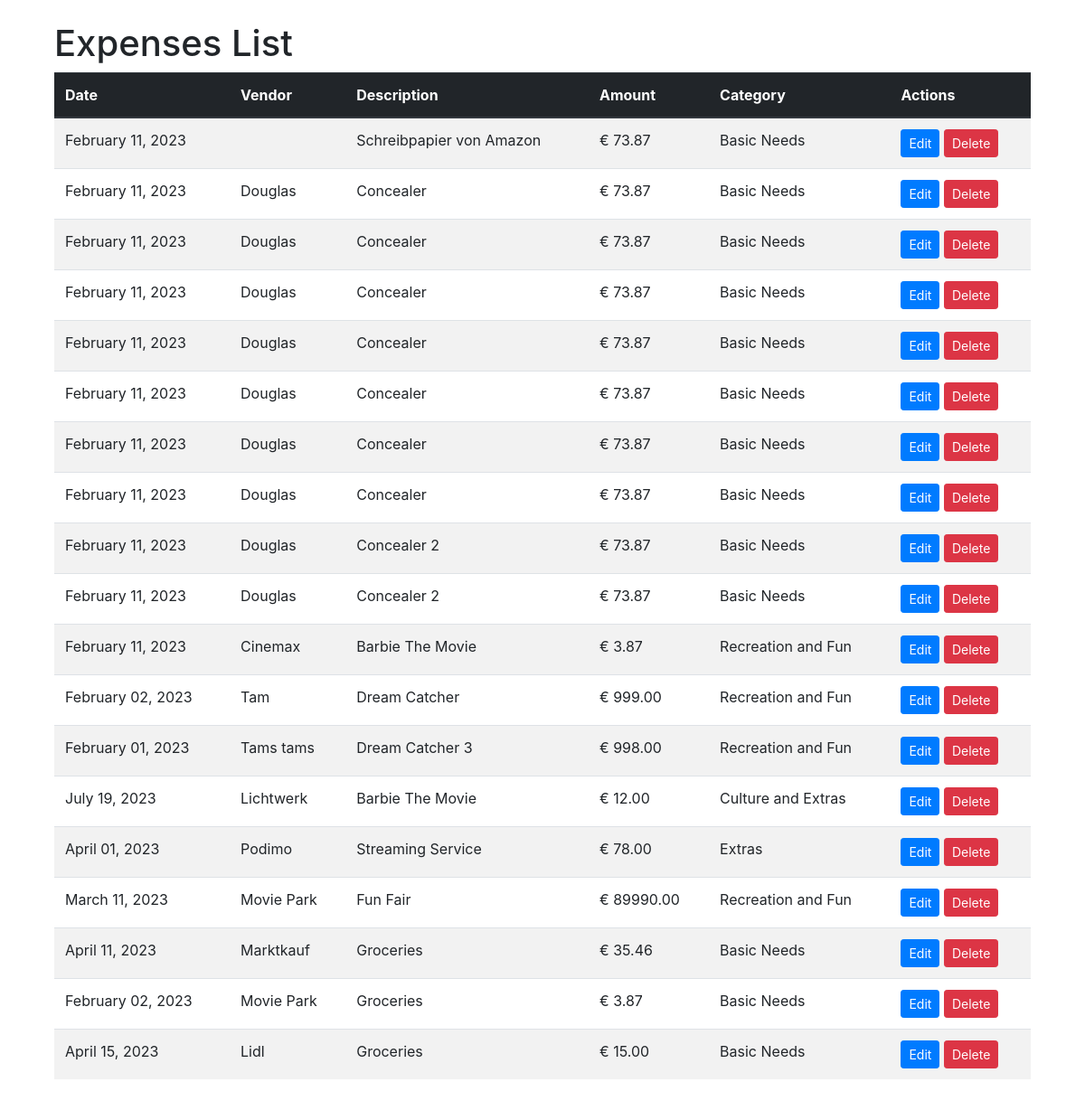
Before: /kakebo/expenses_list/ with the older database file.
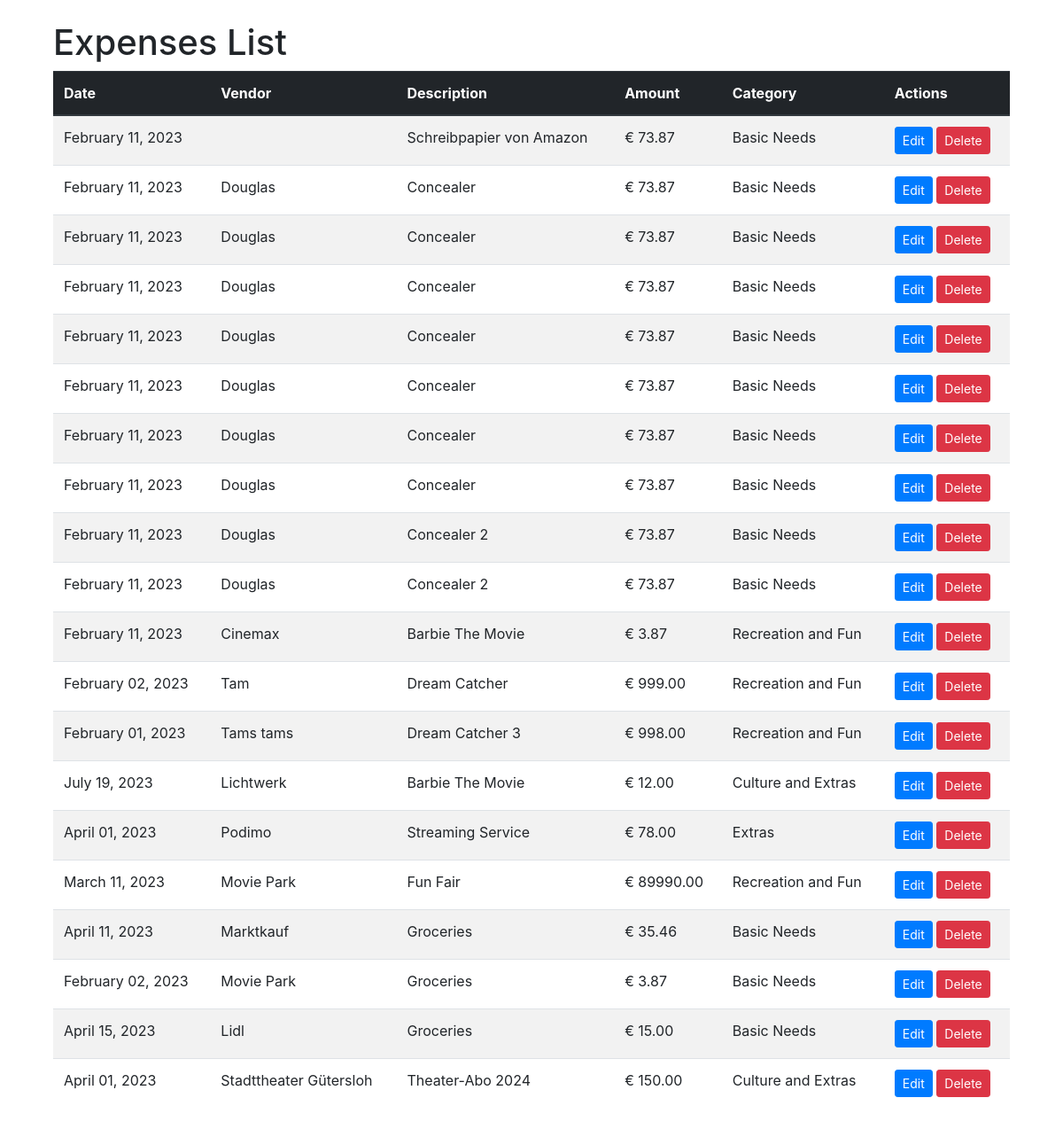
After: the same page with the newer database file.
### kakebo_app/models.py (models this page shows, shortened)
class Expense(models.Model):
    CATEGORY_CHOICES = [
        ('BN', 'Basic Needs'),
        ('RF', 'Recreation and Fun'),
        ('CE', 'Culture and Extras'),
        ('EX', 'Extras')
    ]
    category = models.CharField(max_length=2, choices=CATEGORY_CHOICES)
    amount = models.DecimalField(max_digits=7, decimal_places=2)
    date = models.DateField()
    vendor = models.CharField(max_length=50, default='')
    description = models.TextField(default='')

### kakebo_app/views.py (the view)
# urls.py: path('expenses_list/', views.expenses_list, name='expenses_list'),
def expenses_list(request):
    expenses = Expense.objects.all()
    return render(request, 'expenses_list.html', {'expenses': expenses})

### kakebo_app/templates/expenses_list.html
{% extends 'base.html' %}
{% block content %}
    <div class="container my-4">
        <h1>Expenses List</h1>
        <table class="table table-striped">
            <thead class="thead-dark">
                <tr>
                    <th scope="col">Date</th>
                    <th scope="col">Vendor</th>
                    <th scope="col">Description</th>
                    <th scope="col">Amount</th>
                    <th scope="col">Category</th>
                    <th scope="col">Actions</th>
                </tr>
            </thead>
            <tbody>
                {% for expense in expenses %}
                <tr>
                    <td>{{ expense.date|date:"F d, Y" }}</td>
                    <td>{{ expense.vendor }}</td>
                    <td>{{ expense.description }}</td>
                    <td>€ {{ expense.amount|floatformat:2 }}</td>
                    <td>{{ expense.get_category_display }}</td>
                    <td>
                        <a class="btn btn-primary btn-sm" href="{% url 'edit_expense' expense.id %}">Edit</a>
                        <a class="btn btn-danger btn-sm" href="{% url 'delete_expense' expense.id %}">Delete</a>
                    </td>
                </tr>
                {% endfor %}
            </tbody>
        </table>
    </div>
{% endblock %}

### kakebo_app/templates/base.html (shortened to what this page needs)
<!DOCTYPE html>
<html lang="en">
<head>
    <link href="https://maxcdn.bootstrapcdn.com/bootstrap/4.0.0/css/bootstrap.min.css" rel="stylesheet">
</head>
<body>
    <div class="container">
        {% block content %}{% endblock %}
    </div>
</body>
</html>

Changed rows visible on the page:
added Expense: date "April 01, 2023", vendor "Stadttheater Gütersloh", description "Theater-Abo 2024", amount "150.00", category "Culture and Extras"
